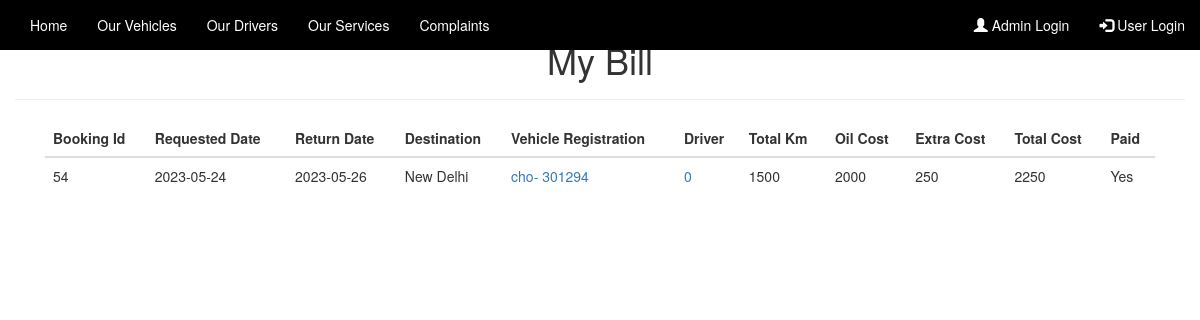
The page /mybill.php?id=rahulv on the database its author committed.
### tables this page shows
CREATE TABLE `tripcost` (
  `id` int(11) NOT NULL,
  `booking_id` varchar(50) NOT NULL,
  `username` varchar(100) NOT NULL,
  `total_km` varchar(11) NOT NULL,
  `oil_cost` varchar(11) NOT NULL,
  `extra_cost` varchar(11) NOT NULL,
  `total_cost` varchar(11) NOT NULL,
  `paid` int(11) NOT NULL
);

CREATE TABLE `booking` (
  `booking_id` int(11) NOT NULL,
  `name` varchar(255) NOT NULL,
  `username` varchar(100) NOT NULL,
  `department` varchar(100) NOT NULL,
  `type` varchar(8) NOT NULL,
  `req_date` varchar(100) NOT NULL,
  `req_time` varchar(100) NOT NULL,
  `ret_date` varchar(100) NOT NULL,
  `ret_time` varchar(100) NOT NULL,
  `destination` varchar(100) NOT NULL,
  `pickup_point` varchar(100) NOT NULL,
  `resons` varchar(255) NOT NULL,
  `email` varchar(50) NOT NULL,
  `mobile` int(14) NOT NULL,
  `confirmation` int(11) NOT NULL,
  `veh_reg` varchar(255) NOT NULL,
  `driverid` int(11) NOT NULL,
  `finished` int(11) NOT NULL,
  `paid` int(11) NOT NULL
);

### mybill.php (the view, shortened to what this page needs)
<?php
    $username= $_GET['id'];
    $connection= mysqli_connect('localhost','root','','vehicle management');
    $query= "SELECT booking.booking_id, booking.req_date,booking.`ret_date`, booking.`destination`, booking.`veh_reg`, booking.`driverid`, tripcost.total_km,tripcost.oil_cost, tripcost.extra_cost,tripcost.total_cost,tripcost.paid FROM `booking` LEFT JOIN `tripcost` ON booking.username=tripcost.username WHERE booking.username='$username' AND booking.booking_id=tripcost.booking_id;";
    $result= mysqli_query($connection,$query);
?>
<!DOCTYPE html>
<html lang="en">
<head>
    <link rel="stylesheet" type="text/css" href="./slick/slick.css">
    <link rel="stylesheet" type="text/css" href="./slick/slick-theme.css">
    <link rel="stylesheet" href="https://maxcdn.bootstrapcdn.com/bootstrap/3.3.7/css/bootstrap.min.css">
    <link rel="stylesheet" href="animate.css">
    <link rel="stylesheet" href="style.css">
</head>
<body>
    <?php include 'navbar.php'; ?>
    <div class="container">
        <div class="row">
            <div class="page-header">
                <h1 style="text-align: center;">My Bill</h1>
            </div>
        </div>
        <div class="col-md-12">
            <table class="table">
                <thead>
                    <tr>
                        <th>Booking Id</th>
                        <th>Requested Date</th>
                        <th>Return Date</th>
                        <th>Destination</th>
                        <th>Vehicle Registration</th>
                        <th>Driver</th>
                        <th>Total Km</th>
                        <th>Oil Cost</th>
                        <th>Extra Cost</th>
                        <th>Total Cost</th>
                        <th>Paid</th>
                    </tr>
                </thead>
                <tbody>
<?php
    while($row=mysqli_fetch_assoc($result)) {
?>
                    <tr>
                        <td><?php echo $row['booking_id']; ?></td>
                        <td><?php echo $row['req_date']; ?></td>
                        <td><?php echo $row['ret_date']; ?></td>
                        <td><?php echo $row['destination']; ?></td>
                        <td><a href="busprofile.php?busid=<?php echo $row['veh_reg'] ?>"><?php echo $row['veh_reg'] ?></a></td>
                        <td><a href="driverprofile.php?driverid=<?php echo $row['driverid'] ?>"><?php echo $row['driverid'] ?></a></td>
                        <td><?php echo $row['total_km']; ?></td>
                        <td><?php echo $row['oil_cost']; ?></td>
                        <td><?php echo $row['extra_cost']; ?></td>
                        <td><?php echo $row['total_cost']; ?></td>
                       <?php if($row['paid']=='0'){ ?>
                        <td>No</td>
                        <?php } else { ?>
                        <td>Yes</td>
                        <?php }  ?>
                    </tr>
                </tbody>
<?php } ?>
            </table>
        </div>
    </div>
</body>
</html>

### rows shown on the page
tripcost: booking.booking_id "54", booking.req_date "2023-05-24", booking.ret_date "2023-05-26", booking.destination "New Delhi", booking.veh_reg "cho- 301294", booking.driverid "0", total_km "1500", oil_cost "2000", extra_cost "250", total_cost "2250", paid "Yes"
